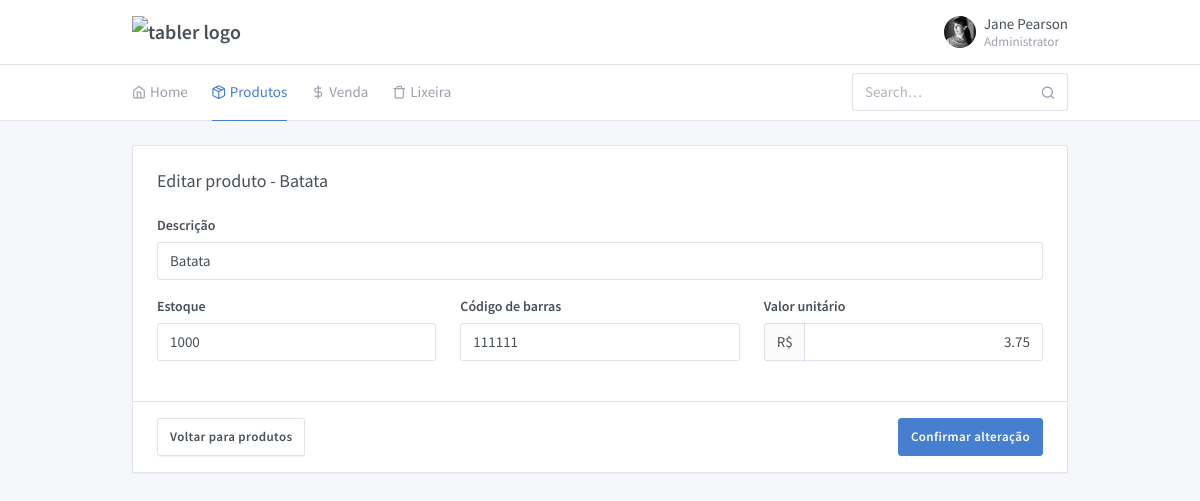
/form-produto-edit.php?id=1, run on the app's committed database.
### tables this page shows
CREATE TABLE `produtos` (
  `id` int(20) NOT NULL AUTO_INCREMENT,
  `nome` varchar(200) DEFAULT NULL,
  `valor` double DEFAULT NULL,
  `estoque` int(20) DEFAULT NULL,
  `barras` varchar(200) DEFAULT NULL,
  `lixeira` varchar(10) DEFAULT NULL,
  PRIMARY KEY (`id`)
);

### php/confdb.php (called while the page is built)
<?php
  $dbhost = 'localhost';
  $dbuser = 'root';
  $dbpass = '';
  $dbname = 'projeto_ac';
?>

### php/db.php (called while the page is built, shortened)
<?php
include 'confdb.php';
class db {
  protected $connection;
	protected $query;
	public function __construct($dbhost = 'localhost', $dbuser = 'root', $dbpass = '', $dbname = '', $charset = 'utf8') {
		$this->connection = new mysqli($dbhost, $dbuser, $dbpass, $dbname);
		$this->connection->set_charset($charset);
	}
    public function query($query) {
		if ($this->query = $this->connection->prepare($query)) {
            $this->query->execute();
        } else {
            die('Unable to prepare statement (check your syntax) - ' . $this->connection->error);
        }
		return $this;
    }
	public function fetchArray() {
	    $params = array();
	    $meta = $this->query->result_metadata();
	    while ($field = $meta->fetch_field()) {
	        $params[] = &$row[$field->name];
	    }
	    call_user_func_array(array($this->query, 'bind_result'), $params);
        $result = array();
		while ($this->query->fetch()) {
			foreach ($row as $key => $val) {
				$result[$key] = $val;
			}
		}
		return $result;
	}
}
?>

### form-produto-edit.php (the view, shortened to what this page needs)
<!doctype html>
<html lang="en" dir="ltr">
  <head>
    <link rel="stylesheet" href="https://maxcdn.bootstrapcdn.com/font-awesome/4.7.0/css/font-awesome.min.css">
    <link href="./assets/css/dashboard.css" rel="stylesheet" />
    <link href="./assets/plugins/charts-c3/plugin.css" rel="stylesheet" />
    <link href="./assets/plugins/maps-google/plugin.css" rel="stylesheet" />
    <?php
      include 'php/db.php';
      $db = new db($dbhost, $dbuser, $dbpass, $dbname);
      $id = $_GET['id'];
      $selec = 'SELECT * FROM produtos WHERE id = '.$id;
      $produto = $db->query($selec)->fetchArray();
    ?>
  </head>
  <body class="">
    <div class="page">
      <div class="page-main">
        <div class="header py-4">
          <div class="container">
            <div class="d-flex">
              <a class="header-brand" href="./index.html">
                <img src="./demo/brand/tabler.svg" class="header-brand-img" alt="tabler logo">
              </a>
              <div class="d-flex order-lg-2 ml-auto">
                <div>
                  <a href="#" class="nav-link pr-0 leading-none" data-toggle="dropdown">
                    <span class="avatar" style="background-image: url(./demo/faces/female/25.jpg)"></span>
                    <span class="ml-2 d-none d-lg-block">
                      <span class="text-default">Jane Pearson</span>
                      <small class="text-muted d-block mt-1">Administrator</small>
                    </span>
                  </a>
                </div>
              </div>
            </div>
          </div>
        </div>
        <div class="header collapse d-lg-flex p-0" id="headerMenuCollapse">
          <div class="container">
            <div class="row align-items-center">
              <div class="col-lg-3 ml-auto">
                <form class="input-icon my-3 my-lg-0">
                  <input type="search" class="form-control header-search" placeholder="Search&hellip;" tabindex="1">
                  <div class="input-icon-addon">
                  </div>
                </form>
              </div>
              <div class="col-lg order-lg-first">
                <ul class="nav nav-tabs border-0 flex-column flex-lg-row">
                  <li class="nav-item">
                    <a href="./index.php" class="nav-link"><i class="fe fe-home"></i> Home</a>
                  </li>
		              <li class="nav-item">
                    <a href="./produtos.php" class="nav-link active"><i class="fe fe-package"></i> Produtos</a>
                  </li>
		              <li class="nav-item">
                    <a href="./form-venda.php" class="nav-link"><i class="fe fe-dollar-sign"></i> Venda</a>
                  </li>
		              <li class="nav-item">
                    <a href="./produtos-excluidos.php" class="nav-link"><i class="fe fe-trash"></i> Lixeira</a>
                  </li>
                </ul>
              </div>
            </div>
          </div>
        </div>
        <div class="my-3 my-md-5">
          <div class="container">
            <div class="row">
              <div class="col-lg-12">
                <form class="card" method="POST" action="php/produto-edita.php">
                  <div class="card-body">
                    <h3 class="card-title">Editar produto - <?php echo $produto['nome']; ?></h3>
                    <div class="row">
                      <div class="col-md-12">
                        <div class="form-group">
                          <label class="form-label" name="teste" id="teste">Descrição</label>
                          <input type="text" class="form-control" name="nome" id="nome" placeholder="Arroz.." value="<?php echo $produto['nome']; ?>">
                        </div>
                      </div>
                      <div class="col-sm-6 col-md-4">
                        <div class="form-group">
                          <label class="form-label">Estoque</label>
                          <input type="number" class="form-control" name="estoque" id="estoque" placeholder="10.." value="<?php echo $produto['estoque']; ?>">
                        </div>
                      </div>
                      <div class="col-sm-6 col-md-4">
                        <div class="form-group">
                          <label class="form-label">Código de barras</label>
                          <input type="number" class="form-control" name="barras" id="barras" placeholder="" value="<?php echo $produto['barras']; ?>">
                        </div>
                      </div>
                      <div class="col-sm-6 col-md-4">
                        <div class="form-group">
                          <label class="form-label">Valor unitário</label>
                          <div class="input-group">
                            <span class="input-group-prepend">
                              <span class="input-group-text">R$</span>
                            </span>
                            <input type="text" class="form-control text-right" name="valor" id="valor" aria-label="Valor" value="<?php echo $produto['valor']; ?>">
                          </div>
                        </div>
                      </div>
                    </div>
                  </div>
                  <div class="card-footer text-left" style="display: flex; justify-content: space-between">
                    <div>
                      <a href="./produtos.php" class="btn btn-secondary">Voltar para produtos</a>
                    </div>
                    <div>
                      <button type="submit" class="btn btn-primary">Confirmar alteração</button>
                    </div>
                  </div>
                </form>
              </div>
            </div>
          </div>
        </div>
      </div>
    </div>
  </body>
</html>

### data on the page
produtos: nome "Batata", estoque "1000", barras "111111", valor "3.75"
